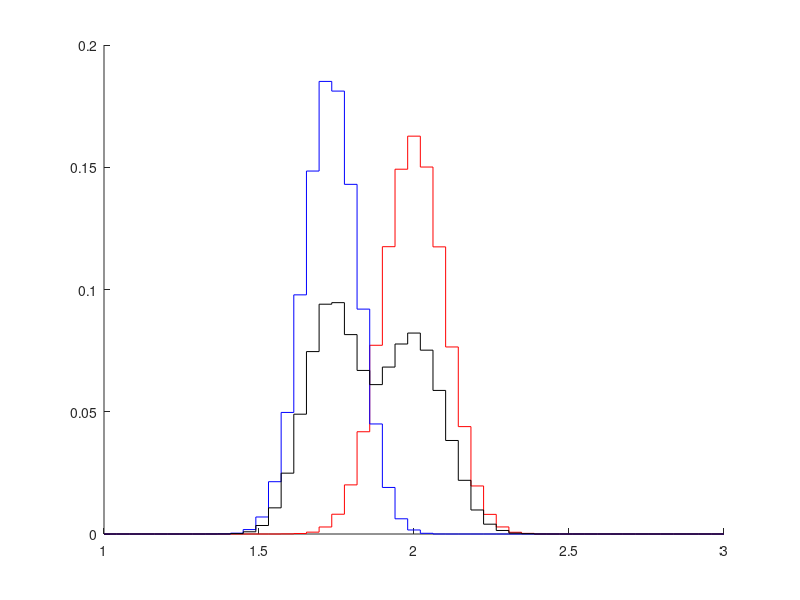

Write MATLAB code to recreate this figure.
function fixed_angle_fixed_plane()
% FIXED_ANGLE_FIXED_PLANE - simulates pairs of partciles at fixed
% angles that can vibrate in and out along their lines
%   
    count = 100000;
    
    scale = .07;
    
    edges = linspace(1,3,50);
    r1 = randn(count,1)*scale + 1;
    r2 = randn(count,1)*scale + 1;
    

    data_120 = sqrt((sin(pi/6) * (r1-r2)).^2 + (cos(pi/6) * (r1 + ...
                                                      r2)).^2);
    h_120 = histc(data_120,edges);
    
    r1 = randn(count,1)*scale + 1;
    r2 = randn(count,1)*scale + 1;
    
    data_180 = r1 + r2;
    
    h_180 = histc(data_180,edges);
    
    figure;
    hold on;
    stairs(edges,h_180/sum(h_180),'r')
    stairs(edges,h_120/sum(h_120),'b')
    stairs(edges,(h_180 + h_120)/sum(h_180+h_120),'k')
    
end

